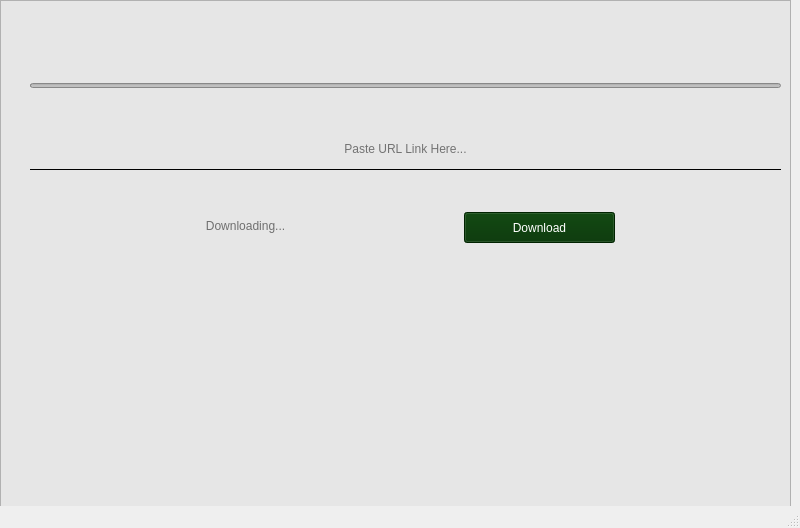
<?xml version="1.0" encoding="UTF-8"?>
<ui version="4.0">
 <class>MainWindow</class>
 <widget class="QMainWindow" name="MainWindow">
  <property name="geometry">
   <rect>
    <x>0</x>
    <y>0</y>
    <width>800</width>
    <height>528</height>
   </rect>
  </property>
  <property name="windowTitle">
   <string>MainWindow</string>
  </property>
  <widget class="QWidget" name="centralwidget">
   <widget class="QFrame" name="frame">
    <property name="geometry">
     <rect>
      <x>0</x>
      <y>0</y>
      <width>791</width>
      <height>591</height>
     </rect>
    </property>
    <property name="styleSheet">
     <string notr="true">background-color: rgb(191, 191, 191);
background-color: rgb(230, 230, 230);</string>
    </property>
    <property name="frameShape">
     <enum>QFrame::StyledPanel</enum>
    </property>
    <property name="frameShadow">
     <enum>QFrame::Raised</enum>
    </property>
    <widget class="QLineEdit" name="lineEdit">
     <property name="geometry">
      <rect>
       <x>30</x>
       <y>129</y>
       <width>751</width>
       <height>41</height>
      </rect>
     </property>
     <property name="styleSheet">
      <string notr="true">
color: rgb(0, 0, 0);
font: 75 12pt &quot;MS Shell Dlg 2&quot;;
border:none;
border-bottom:1px solid black;
</string>
     </property>
     <property name="alignment">
      <set>Qt::AlignCenter</set>
     </property>
     <property name="placeholderText">
      <string>Paste URL Link Here...</string>
     </property>
    </widget>
    <widget class="QPushButton" name="pushButton">
     <property name="geometry">
      <rect>
       <x>464</x>
       <y>212</y>
       <width>151</width>
       <height>31</height>
      </rect>
     </property>
     <property name="styleSheet">
      <string notr="true">QPushButton{
background-color: rgb(0, 49, 0);
color: rgb(255, 255, 255);
font: 75 16pt &quot;MS Shell Dlg 2&quot;;
}
QPushButton:hover{
background-color: rgb(0, 0, 0);
}</string>
     </property>
     <property name="text">
      <string>Download</string>
     </property>
    </widget>
    <widget class="QProgressBar" name="progressBar">
     <property name="geometry">
      <rect>
       <x>30</x>
       <y>83</y>
       <width>751</width>
       <height>5</height>
      </rect>
     </property>
     <property name="minimumSize">
      <size>
       <width>650</width>
       <height>5</height>
      </size>
     </property>
     <property name="maximumSize">
      <size>
       <width>16777215</width>
       <height>5</height>
      </size>
     </property>
     <property name="styleSheet">
      <string notr="true">background-color: rgb(191, 191, 191);
color: rgb(255, 255, 255);</string>
     </property>
     <property name="value">
      <number>0</number>
     </property>
     <property name="textVisible">
      <bool>false</bool>
     </property>
    </widget>
    <widget class="QLabel" name="label">
     <property name="geometry">
      <rect>
       <x>80</x>
       <y>215</y>
       <width>331</width>
       <height>21</height>
      </rect>
     </property>
     <property name="styleSheet">
      <string notr="true">color: rgb(111, 111, 111);
font: 75 14pt &quot;MS Shell Dlg 2&quot;;</string>
     </property>
     <property name="text">
      <string>Downloading...</string>
     </property>
     <property name="textFormat">
      <enum>Qt::PlainText</enum>
     </property>
     <property name="alignment">
      <set>Qt::AlignCenter</set>
     </property>
    </widget>
   </widget>
  </widget>
  <widget class="QStatusBar" name="statusbar"/>
 </widget>
 <resources/>
 <connections/>
</ui>
